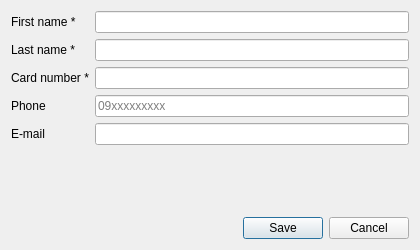
<?xml version="1.0" encoding="UTF-8"?>
<ui version="4.0">
 <class>MemberDialog</class>
 <widget class="QDialog" name="MemberDialog">
  <property name="geometry">
   <rect><x>0</x><y>0</y><width>420</width><height>250</height></rect>
  </property>
  <property name="windowTitle"><string>Member</string></property>
  <layout class="QVBoxLayout" name="mainLayout">
   <item>
    <layout class="QFormLayout" name="formLayout">
     <item row="0" column="0">
      <widget class="QLabel" name="labelFirstName">
       <property name="text"><string>First name *</string></property>
      </widget>
     </item>
     <item row="0" column="1">
      <widget class="QLineEdit" name="editFirstName"/>
     </item>
     <item row="1" column="0">
      <widget class="QLabel" name="labelLastName">
       <property name="text"><string>Last name *</string></property>
      </widget>
     </item>
     <item row="1" column="1">
      <widget class="QLineEdit" name="editLastName"/>
     </item>
     <item row="2" column="0">
      <widget class="QLabel" name="labelCard">
       <property name="text"><string>Card number *</string></property>
      </widget>
     </item>
     <item row="2" column="1">
      <widget class="QLineEdit" name="editCardNumber"/>
     </item>
     <item row="3" column="0">
      <widget class="QLabel" name="labelPhone">
       <property name="text"><string>Phone</string></property>
      </widget>
     </item>
     <item row="3" column="1">
      <widget class="QLineEdit" name="editPhone">
       <property name="placeholderText"><string>09xxxxxxxxx</string></property>
      </widget>
     </item>
     <item row="4" column="0">
      <widget class="QLabel" name="labelEmail">
       <property name="text"><string>E-mail</string></property>
      </widget>
     </item>
     <item row="4" column="1">
      <widget class="QLineEdit" name="editEmail"/>
     </item>
    </layout>
   </item>
   <item>
    <widget class="QDialogButtonBox" name="buttonBox">
     <property name="orientation"><enum>Qt::Horizontal</enum></property>
     <property name="standardButtons"><set>QDialogButtonBox::Cancel|QDialogButtonBox::Save</set></property>
    </widget>
   </item>
  </layout>
 </widget>
 <resources/>
 <connections/>
</ui>
